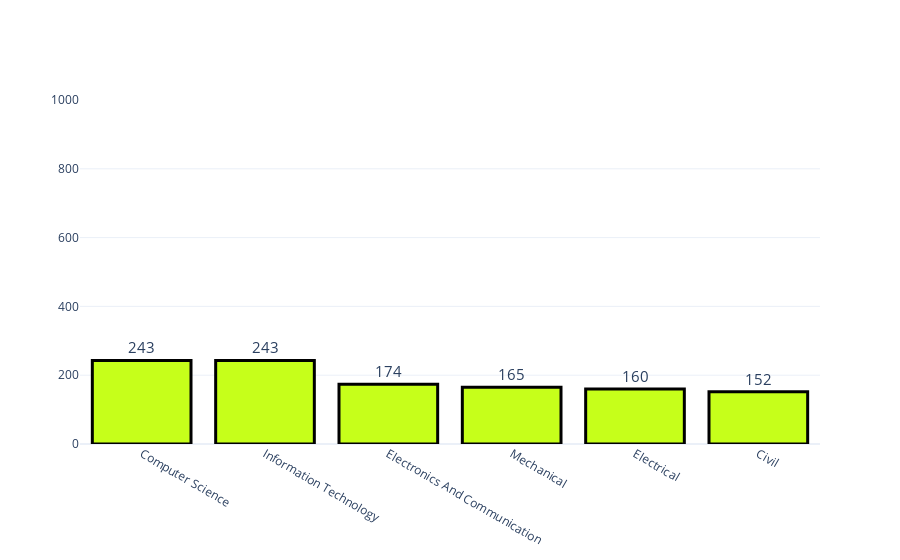

Notebook source saved alongside this figure:
### Code cell
fig = make_subplots(rows=1,cols=1)
fig.add_trace(go.Bar(y = df['Stream'].value_counts().values.tolist(), 
                      x = df['Stream'].value_counts().index, 
                      text=df['Stream'].value_counts().values.tolist(),
              textfont=dict(size=15),
                      textposition = 'outside',
                      showlegend=False,
              marker = dict(color = '#c6ff1a',
                            line_color = 'black',
                            line_width=3)),row = 1,col = 1)

fig.update_layout(title={'y':0.9,
                         'x':0.5,
                         'xanchor': 'center',
                         'yanchor': 'top'},
                  template='plotly_white')
fig.update_yaxes(range=[0,1000])
iplot(fig)

### Figure 1 — Plotly figure (JSON) as saved in the notebook; plotly's stock layout.template omitted (floating-point values rounded to 4 significant figures)
{"data": [{"marker": {"color": "#c6ff1a", "line": {"color": "black", "width": 3}}, "showlegend": false, "text": ["243", "243", "174", "165", "160", "152"], "textfont": {"size": 15}, "textposition": "outside", "type": "bar", "x": ["Computer Science", "Information Technology", "Electronics And Communication", "Mechanical", "Electrical", "Civil"], "xaxis": "x", "y": [243, 243, 174, 165, 160, 152], "yaxis": "y"}], "layout": {"title": {"x": 0.5, "xanchor": "center", "y": 0.9, "yanchor": "top"}, "xaxis": {"anchor": "y", "domain": [0, 1]}, "yaxis": {"anchor": "x", "domain": [0, 1], "range": [0, 1000]}}}
